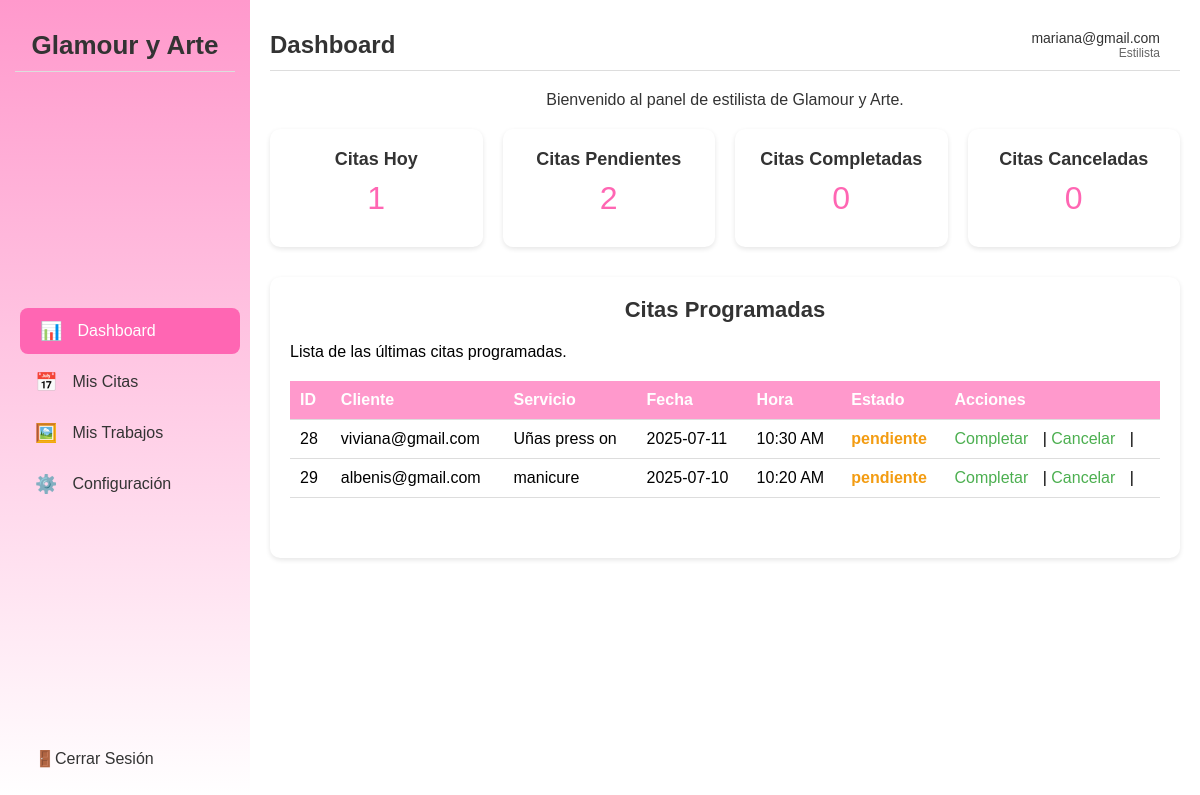
Page /view/panelestilista.php (signed in) on the committed database.
### tables this page shows
CREATE TABLE IF NOT EXISTS `citas` (
  `id_cita` int NOT NULL AUTO_INCREMENT,
  `id_cliente` int NOT NULL,
  `id_estilista` int NOT NULL,
  `id_servicio` int NOT NULL,
  `id_pago` int NOT NULL,
  `fecha_hora` datetime NOT NULL,
  `estado` enum('pendiente','cancelada','completada') NOT NULL DEFAULT 'pendiente',
  `creado_por` int DEFAULT NULL,
  `fecha_creacion` datetime NOT NULL DEFAULT CURRENT_TIMESTAMP,
  PRIMARY KEY (`id_cita`),
  KEY `idx_id_cliente` (`id_cliente`),
  KEY `idx_id_estilista` (`id_estilista`),
  KEY `idx_id_servicio` (`id_servicio`),
  KEY `idx_id_pago` (`id_pago`),
  KEY `fk_citas_creado_por` (`creado_por`),
  CONSTRAINT `fk_citas_cliente` FOREIGN KEY (`id_cliente`) REFERENCES `users` (`id`) ON DELETE RESTRICT ON UPDATE CASCADE,
  CONSTRAINT `fk_citas_creado_por` FOREIGN KEY (`creado_por`) REFERENCES `users` (`id`) ON DELETE SET NULL ON UPDATE CASCADE,
  CONSTRAINT `fk_citas_estilista` FOREIGN KEY (`id_estilista`) REFERENCES `users` (`id`) ON DELETE RESTRICT ON UPDATE CASCADE,
  CONSTRAINT `fk_citas_pago` FOREIGN KEY (`id_pago`) REFERENCES `pagos` (`id`) ON DELETE RESTRICT ON UPDATE CASCADE,
  CONSTRAINT `fk_citas_servicio` FOREIGN KEY (`id_servicio`) REFERENCES `servicios` (`id`) ON DELETE RESTRICT ON UPDATE CASCADE
);

CREATE TABLE IF NOT EXISTS `users` (
  `id` int NOT NULL AUTO_INCREMENT,
  `id_rol` int NOT NULL,
  `correo` varchar(100) NOT NULL,
  `password` varchar(255) NOT NULL,
  `telefono` varchar(20) DEFAULT NULL,
  `fecha_registro` datetime NOT NULL DEFAULT CURRENT_TIMESTAMP,
  `nombre` varchar(100) DEFAULT NULL,
  `apellido` varchar(100) DEFAULT NULL,
  `verification_code` varchar(6) DEFAULT NULL,
  `code_expires_at` datetime DEFAULT NULL,
  PRIMARY KEY (`id`),
  KEY `idx_id_rol` (`id_rol`),
  CONSTRAINT `fk_users_rol` FOREIGN KEY (`id_rol`) REFERENCES `rol` (`id_rol`) ON DELETE RESTRICT ON UPDATE CASCADE
);

CREATE TABLE IF NOT EXISTS `servicios` (
  `id` int NOT NULL AUTO_INCREMENT,
  `nombre_servicio` varchar(100) NOT NULL,
  `descripcion` text,
  `precio` decimal(10,2) NOT NULL,
  `duracion` int NOT NULL,
  `imagen` varchar(255) DEFAULT NULL,
  PRIMARY KEY (`id`)
);

### view/panelestilista.php (the view, shortened to what this page needs)
<?php
include_once('../model/conexion.php');
$id_estilista = $_SESSION['id'];
$correo = $_SESSION['correo'];
$stmt_citas_hoy = $conn->prepare("SELECT COUNT(*) as total FROM citas WHERE id_estilista = ? AND DATE(fecha_hora) = CURDATE()");
$stmt_citas_hoy->bind_param("i", $id_estilista);
$stmt_citas_hoy->execute();
$citas_hoy = $stmt_citas_hoy->get_result()->fetch_assoc()['total'];
$stmt_citas_pendientes = $conn->prepare("SELECT COUNT(*) as total FROM citas WHERE id_estilista = ? AND estado = 'pendiente'");
$stmt_citas_pendientes->bind_param("i", $id_estilista);
$stmt_citas_pendientes->execute();
$citas_pendientes = $stmt_citas_pendientes->get_result()->fetch_assoc()['total'];
$stmt_citas_completadas = $conn->prepare("SELECT COUNT(*) as total FROM citas WHERE id_estilista = ? AND estado = 'completada'");
$stmt_citas_completadas->bind_param("i", $id_estilista);
$stmt_citas_completadas->execute();
$citas_completadas = $stmt_citas_completadas->get_result()->fetch_assoc()['total'];
$stmt_citas_canceladas = $conn->prepare("SELECT COUNT(*) as total FROM citas WHERE id_estilista = ? AND estado = 'cancelada'");
$stmt_citas_canceladas->bind_param("i", $id_estilista);
$stmt_citas_canceladas->execute();
$citas_canceladas = $stmt_citas_canceladas->get_result()->fetch_assoc()['total'];
if ($conn) {
    $stmt_citas = $conn->prepare("SELECT c.id_cita AS cita_id, u.correo AS cliente, s.nombre_servicio, c.fecha_hora, c.estado
                                 FROM citas c
                                 JOIN users u ON c.id_cliente = u.id
                                 JOIN servicios s ON c.id_servicio = s.id
                                 WHERE c.id_estilista = ?");
    if ($stmt_citas) {
        $stmt_citas->bind_param("i", $id_estilista);
        if ($stmt_citas->execute()) {
            $result_citas = $stmt_citas->get_result();
        } else {
            echo "Error al ejecutar la consulta: " . $conn->error;
        }
    } else {
        echo "Error en la preparación: " . $conn->error;
    }
} else {
    echo "No hay conexión: Revisa model/conexion.php";
}
?>
<!DOCTYPE html>
<html lang="es">
<head>
</head>
<body>
    <div class="container">
        <aside class="sidebar">
            <div class="logo">Glamour y Arte</div>
            <div class="menu">
                <a href="panelestilista.php" class="active"><span class="icon">📊</span> Dashboard</a>
                <a href="miscitasesti.php"><span class="icon">📅</span> Mis Citas</a>
                <a href="mis_trabajos.php"><span class="icon">🖼️</span> Mis Trabajos</a>
                <a href="configestilista.php"><span class="icon">⚙️</span> Configuración</a>
            </div>
            <div class="logout">
                <a href="logout.php"><span class="icon">🚪</span> Cerrar Sesión</a>
            </div>
        </aside>
        <main class="main-content">
            <header class="header">
                <h1>Dashboard</h1>
                <div class="user-info">
                    <span>
                        <span class="user-email"><?php echo htmlspecialchars($correo); ?></span>
                        <span class="user-role">Estilista</span>
                    </span>
                </div>
            </header>
            <section class="dashboard">
                <p class="welcome-text">Bienvenido al panel de estilista de Glamour y Arte.</p>
                <div class="stats-container">
                    <div class="stat-card">
                        <h3>Citas Hoy</h3>
                        <p class="stat-number"><?php echo $citas_hoy; ?></p>
                    </div>
                    <div class="stat-card">
                        <h3>Citas Pendientes</h3>
                        <p class="stat-number"><?php echo $citas_pendientes; ?></p>
                    </div>
                    <div class="stat-card">
                        <h3>Citas Completadas</h3>
                        <p class="stat-number"><?php echo $citas_completadas; ?></p>
                    </div>
                    <div class="stat-card">
                        <h3>Citas Canceladas</h3>
                        <p class="stat-number"><?php echo $citas_canceladas; ?></p>
                    </div>
                </div>
                <div class="card">
                    <h3>Citas Programadas</h3>
                    <p>Lista de las últimas citas programadas.</p>
                    <?php if (isset($result_citas) && $result_citas->num_rows > 0): ?>
                        <div class="table-container">
                            <table>
                                <thead>
                                    <tr>
                                        <th>ID</th>
                                        <th>Cliente</th>
                                        <th>Servicio</th>
                                        <th>Fecha</th>
                                        <th>Hora</th>
                                        <th>Estado</th>
                                        <th>Acciones</th>
                                    </tr>
                                </thead>
                                <tbody>
                                    <?php while ($row = $result_citas->fetch_assoc()): ?>
                                        <tr>
                                            <td><?php echo htmlspecialchars($row['cita_id']); ?></td>
                                            <td><?php echo htmlspecialchars($row['cliente']); ?></td>
                                            <td><?php echo htmlspecialchars($row['nombre_servicio']); ?></td>
                                            <td><?php echo date('Y-m-d', strtotime($row['fecha_hora'])); ?></td>
                                            <td><?php echo date('h:i A', strtotime($row['fecha_hora'])); ?></td>
                                            <td class="status <?php echo htmlspecialchars(str_replace('_', '', $row['estado'])); ?>">
                                                <p><?php echo htmlspecialchars($row['estado']); ?></p>
                                            </td>
                                            <td>
                                                <?php if ($row['estado'] === 'pendiente'): ?>
                                                    <a href="actualizar_cita.php?action=completada&id=<?php echo htmlspecialchars($row['cita_id']); ?>" onclick="return confirm('¿Marcar como completada?');">Completar</a> |
                                                    <a href="actualizar_cita.php?action=cancelada&id=<?php echo htmlspecialchars($row['cita_id']); ?>" onclick="return confirm('¿Cancelar la cita?');">Cancelar</a> |
                                                <?php elseif ($row['estado'] === 'completada'): ?>
                                                    Completada
                                                <?php elseif ($row['estado'] === 'cancelada'): ?>
                                                    Cancelada
                                                <?php else: ?>
                                                    <a href="actualizar_cita.php?action=pendiente&id=<?php echo htmlspecialchars($row['cita_id']); ?>" onclick="return confirm('¿Reabrir la cita?');">Reabrir</a>
                                                <?php endif; ?>
                                            </td>
                                        </tr>
                                    <?php endwhile; ?>
                                </tbody>
                            </table>
                        </div>
                    <?php else: ?>
                        <p class="no-data">No hay citas programadas por el momento.</p>
                    <?php endif; ?>
                </div>
            </section>
        </main>
    </div>
</body>
</html>

### view/panelestilista.php (style rules this page uses)
* { margin: 0; padding: 0; box-sizing: border-box; font-family: Arial, sans-serif; }
body { display: flex; height: 100vh; background-color: #f5f5f5; }
.container { display: flex; width: 100%; height: 100%; }
.sidebar { width: 250px; background: linear-gradient(to bottom, #ff99cc, #ffffff); padding: 20px 15px; display: flex; flex-direction: column; justify-content: space-between; box-shadow: 2px 0 5px rgba(0, 0, 0, 0.1); transition: width 0.3s ease; }
.sidebar .logo { font-size: 26px; font-weight: bold; color: #333; margin-bottom: 30px; text-align: center; padding: 10px 0; border-bottom: 1px solid #ddd; }
.sidebar .menu a { display: flex; align-items: center; padding: 12px 20px; color: #333; text-decoration: none; font-size: 16px; margin-bottom: 5px; border-radius: 8px; transition: all 0.3s ease; }
.sidebar .menu a .icon { margin-right: 15px; font-size: 18px; }
.sidebar .menu a:hover, .sidebar .menu a.active { background-color: #ff66b3; color: #fff; transform: translateX(5px); }
.sidebar .logout a { display: flex; align-items: center; padding: 12px 20px; color: #333; text-decoration: none; font-size: 16px; border-radius: 8px; transition: all 0.3s ease; margin-top: 20px; }
.main-content { flex-grow: 1; padding: 20px; background-color: #fff; overflow-y: auto; }
.header { display: flex; justify-content: space-between; align-items: center; margin-bottom: 20px; padding: 10px 0; border-bottom: 1px solid #ddd; }
.header h1 { font-size: 24px; color: #333; }
.user-info { display: flex; align-items: center; }
.user-info span { display: flex; flex-direction: column; align-items: flex-end; margin-right: 10px; }
.user-info .user-email { font-size: 14px; color: #333; }
.user-info .user-role { font-size: 12px; color: #666; }
.card { background-color: #fff; padding: 20px; border-radius: 10px; box-shadow: 0 2px 5px rgba(0, 0, 0, 0.1); margin: 0 auto; max-width: 100%; }
.card h2, .card h3 { margin-bottom: 20px; font-size: 22px; color: #333; text-align: center; }
.table-container { margin: 20px 0; overflow-x: auto; }
table { width: 100%; border-collapse: collapse; margin-bottom: 20px; }
th, td { padding: 10px; text-align: left; border-bottom: 1px solid #ddd; }
th { background-color: #ff99cc; color: #fff; }
td a { color: #4caf50; text-decoration: none; margin-right: 10px; }
.welcome-text { font-size: 16px; color: #333; text-align: center; margin-bottom: 20px; }
.stats-container { display: grid; grid-template-columns: repeat(auto-fit, minmax(200px, 1fr)); gap: 20px; margin-bottom: 30px; }
.stat-card { background-color: #fff; padding: 20px; border-radius: 10px; box-shadow: 0 2px 5px rgba(0, 0, 0, 0.1); text-align: center; }
.stat-card h3 { margin: 0; font-size: 18px; color: #333; }
.stat-number { font-size: 32px; color: #ff66b3; margin: 10px 0; }
.status.pendiente { color: #f39c12; font-weight: bold; }

### rows in the picture
citas: id_cita "28", id_cliente.correo "viviana@gmail.com", id_servicio.nombre_servicio "Uñas press on", fecha_hora "2025-07-11", fecha_hora "10:30 AM", estado "pendiente"
citas: id_cita "29", id_cliente.correo "albenis@gmail.com", id_servicio.nombre_servicio "manicure", fecha_hora "2025-07-10", fecha_hora "10:20 AM", estado "pendiente"

### other values in the picture
$correo "mariana@gmail.com"
$citas_hoy "1"
$citas_pendientes "2"
$citas_completadas "0"
$citas_canceladas "0"
